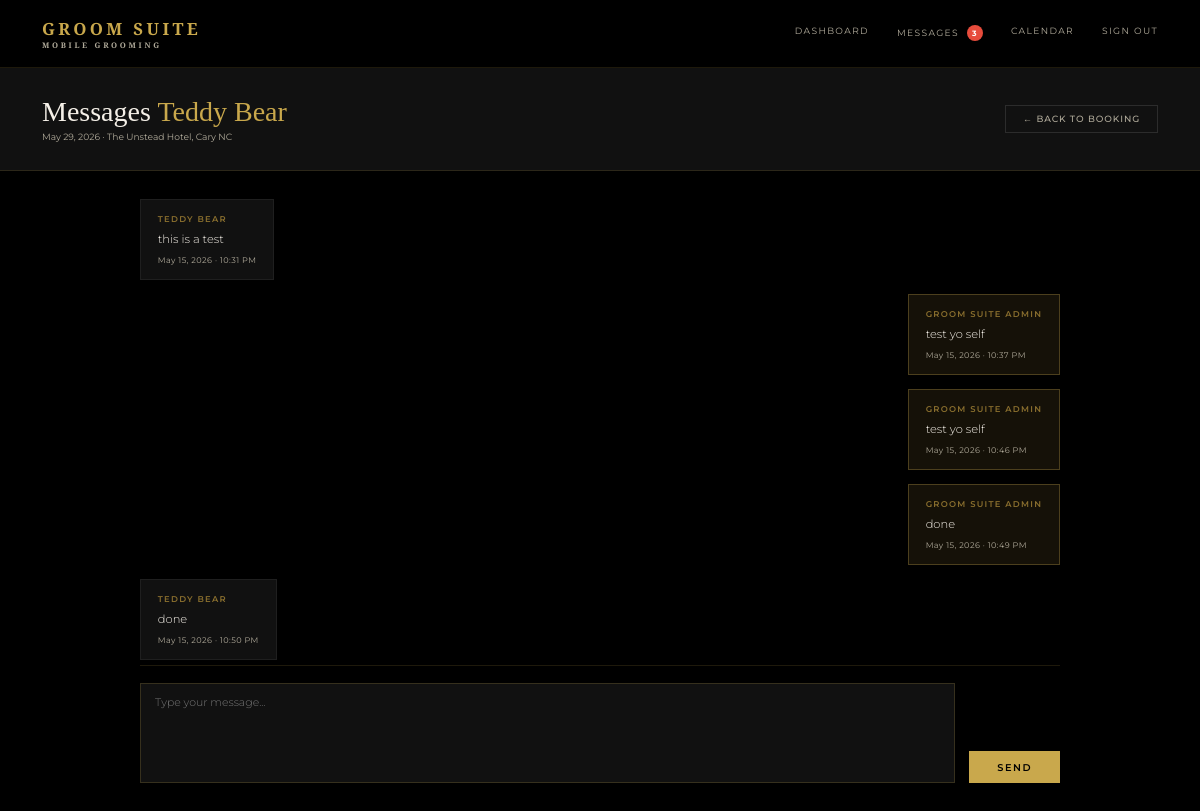
The page /admin/booking/1/messages (signed in) on the database its author committed.
### models.py (models this page shows)
class User(UserMixin, db.Model):
    id = db.Column(db.Integer, primary_key=True)
    name = db.Column(db.String(100), nullable=False)
    email = db.Column(db.String(120), unique=True, nullable=False)
    password = db.Column(db.String(200), nullable=False)
    role = db.Column(db.String(20), default='client')
    phone = db.Column(db.String(20))
    password_changed = db.Column(db.Boolean, default=False)
    bookings = db.relationship('Booking', backref='client', lazy=True)

class Booking(db.Model):
    id = db.Column(db.Integer, primary_key=True)
    wedding_date = db.Column(db.String(50), nullable=False)
    venue = db.Column(db.String(200), nullable=False)
    start_time = db.Column(db.String(20))
    party_size = db.Column(db.Integer, default=1)
    package = db.Column(db.String(100))
    addons = db.Column(db.String(200))
    notes = db.Column(db.Text)
    status = db.Column(db.String(20), default='pending')
    created_at = db.Column(db.DateTime, default=datetime.utcnow)
    user_id = db.Column(db.Integer, db.ForeignKey('user.id'), nullable=False)
    party_members = db.relationship('PartyMember', backref='booking', lazy=True)
    messages = db.relationship('Message', backref='booking_messages', lazy=True, foreign_keys='Message.booking_id')

class Message(db.Model):
    id = db.Column(db.Integer, primary_key=True)
    booking_id = db.Column(db.Integer, db.ForeignKey('booking.id'), nullable=False)
    sender_id = db.Column(db.Integer, db.ForeignKey('user.id'), nullable=False)
    body = db.Column(db.Text, nullable=False)
    timestamp = db.Column(db.DateTime, default=datetime.utcnow)
    read = db.Column(db.Boolean, default=False)
    sender = db.relationship('User', foreign_keys=[sender_id])
    booking = db.relationship('Booking', foreign_keys=[booking_id])

### routes.py (the view, shortened to what this page needs)
    @app.route('/admin/booking/<int:id>/messages', methods=['GET', 'POST'])
    @login_required
    @admin_required
    def admin_messages(id):
        booking = Booking.query.get_or_404(id)
        from models import Message
        messages = Message.query.filter_by(booking_id=booking.id).order_by(Message.timestamp).all()
        for message in messages:
            if message.sender_id != current_user.id:
                message.read = True
        db.session.commit()
        return render_template('admin/messages.html', booking=booking, messages=messages)

### app.py (called while the page is built)
@app.template_filter('format_date')
def format_date(value):
    try:
        return datetime.strptime(value, '%Y-%m-%d').strftime('%B %d, %Y')
    except:
        return value

### auth.py (called while the page is built)
def register_routes(app, login_manager):
    @login_manager.user_loader
    def load_user(user_id):
        return db.session.get(User, int(user_id))
    @app.route('/login', methods=['GET', 'POST'])
    def login():
        if request.method == 'POST':
            email = request.form.get('email')
            password = request.form.get('password')
            user = User.query.filter_by(email=email).first()
            if user and check_password_hash(user.password, password):
                login_user(user)
                if user.role == 'admin':
                    return redirect(url_for('index'))
                return redirect(url_for('portal'))
            flash('Invalid email or password')
        return render_template('login.html')
    @app.route('/logout')
    @login_required
    def logout():
        logout_user()
        return redirect(url_for('index'))

### routes.py (called while the page is built)
def admin_required(f):
    @wraps(f)
    def decorated_function(*args, **kwargs):
        if not current_user.is_authenticated or current_user.role != 'admin':
            return redirect(url_for('index'))
        return f(*args, **kwargs)
    return decorated_function

### templates/admin/messages.html (shortened to what this page needs)
{% extends 'base.html' %}
{% block content %}
<div class="admin-header">
  <div>
    <h1 class="admin-title">Messages <span>{{ booking.client.name }}</span></h1>
    <p class="admin-meta">{{ booking.wedding_date | format_date }} · {{ booking.venue }}</p>
  </div>
  <a href="{{ url_for('booking_detail', id=booking.id) }}" class="btn-ghost">← Back to Booking</a>
</div>
<div class="messages-wrapper">
  <div class="messages-thread">
    {% if messages %}
      {% for message in messages %}
      <div class="message-row {% if message.sender_id == current_user.id %}message-sent{% else %}message-received{% endif %}">
        <div class="message-bubble">
          <div class="message-sender">{{ message.sender.name }}</div>
          <div class="message-body">{{ message.body }}</div>
          <div class="message-time">{{ message.timestamp.strftime('%b %d, %Y · %I:%M %p') }}</div>
        </div>
      </div>
      {% endfor %}
    {% else %}
      <div class="empty-state">
        <p>No messages yet. Send a message to the groom below.</p>
      </div>
    {% endif %}
  </div>
  <div class="message-compose">
    <form method="POST" action="{{ url_for('admin_messages', id=booking.id) }}">
      <div class="message-input-row">
        <textarea name="body" placeholder="Type your message..." required></textarea>
        <button type="submit" class="btn-gold">Send</button>
      </div>
    </form>
  </div>
</div>
{% endblock %}

### static/css/style.css (style rules this page uses)
*, *::before, *::after { box-sizing: border-box; margin: 0; padding: 0; }
:root { --gold: #C9A84C; --gold-light: #E8C96A; --gold-dim: #8a6f2e; --black: #000000; --black-2: #111111; --black-3: #1A1A1A; --black-5: #2C2C2C; --white: #F5F0E8; --white-dim: #b0aa9a; --font-display: 'Cormorant Garamond', serif; --font-body: 'Montserrat', sans-serif; }
html { font-size: 14px; }
body { font-family: var(--font-body); background: var(--black); color: var(--white); min-height: 100vh; }
.btn-gold { display: inline-block; width: auto; padding: 0.65rem 1.5rem; background: var(--gold); color: var(--black); font-family: var(--font-body); font-size: 0.7rem; font-weight: 600; letter-spacing: 0.15em; text-transform: uppercase; border: none; cursor: pointer; transition: background 0.2s; text-decoration: none; text-align: center; }
.btn-ghost { display: inline-block; padding: 0.55rem 1.2rem; background: transparent; color: var(--white-dim); font-family: var(--font-body); font-size: 0.65rem; font-weight: 500; letter-spacing: 0.1em; text-transform: uppercase; border: 1px solid var(--black-5); cursor: pointer; transition: all 0.2s; text-decoration: none; }
.admin-header { padding: 2rem 3rem; background: var(--black-2); border-bottom: 1px solid rgba(201,168,76,0.15); display: flex; align-items: center; justify-content: space-between; }
.admin-title { font-family: var(--font-display); font-size: 2rem; font-weight: 300; }
.admin-title span { color: var(--gold); }
.admin-meta { font-size: 0.65rem; color: var(--white-dim); margin-top: 0.25rem; }
.messages-wrapper { display: flex; flex-direction: column; height: calc(100vh - 160px); padding: 2rem 10rem; }
.messages-thread { flex: 1; overflow-y: auto; display: flex; flex-direction: column; gap: 1rem; padding-bottom: 1.5rem; }
.message-row { display: flex; }
.message-sent { justify-content: flex-end; }
.message-received { justify-content: flex-start; }
.message-bubble { max-width: 60%; padding: 1rem 1.2rem; border: 1px solid rgba(201,168,76,0.15); }
.message-sent .message-bubble { background: rgba(201,168,76,0.1); border-color: rgba(201,168,76,0.3); }
.message-received .message-bubble { background: var(--black-2); border-color: rgba(255,255,255,0.06); }
.message-sender { font-size: 0.6rem; letter-spacing: 0.15em; text-transform: uppercase; color: var(--gold-dim); margin-bottom: 0.4rem; font-weight: 600; }
.message-body { font-size: 0.82rem; color: var(--white); line-height: 1.6; font-weight: 300; }
.message-time { font-size: 0.58rem; color: var(--white-dim); margin-top: 0.5rem; letter-spacing: 0.05em; }
.message-compose { border-top: 1px solid rgba(201,168,76,0.15); padding-top: 1.2rem; }
.message-input-row { display: grid; grid-template-columns: 1fr auto; gap: 1rem; align-items: end; }
.message-input-row textarea { background: var(--black-2); border: 1px solid rgba(201,168,76,0.2); color: var(--white); font-family: var(--font-body); font-size: 0.78rem; font-weight: 300; padding: 0.75rem 1rem; outline: none; resize: none; height: 100px; width: 100%; transition: border-color 0.2s; }
.message-input-row .btn-gold { width: auto; padding: 0.75rem 2rem; }

### rows shown on the page
User: client.name "Teddy Bear"
Booking: wedding_date "May 29, 2026", venue "The Unstead Hotel, Cary NC"
Message: sender.name "TEDDY BEAR", body "this is a test", timestamp "May 15, 2026 · 10:31 PM"
Message: sender.name "GROOM SUITE ADMIN", body "test yo self", timestamp "May 15, 2026 · 10:37 PM"
Message: sender.name "GROOM SUITE ADMIN", body "test yo self", timestamp "May 15, 2026 · 10:46 PM"
Message: sender.name "GROOM SUITE ADMIN", body "done", timestamp "May 15, 2026 · 10:49 PM"
Message: sender.name "TEDDY BEAR", body "done", timestamp "May 15, 2026 · 10:50 PM"

### other values the page prints
{{ unread_count }} "3"
